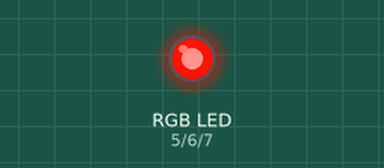
Bench run of a sketch on a simulated Arduino Uno, built with avr-gcc and run on an emulated ATmega328P. Shown: an RGB LED mixed from three pins (HIGH = lit).

Above: at 0.05 s.
At 0.6 s:
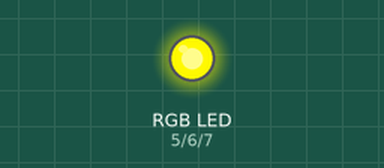
At 0.85 s:
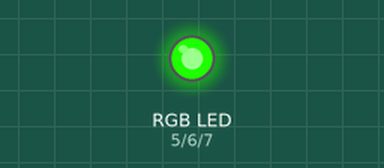
At 1.2 s:
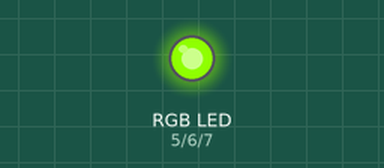
At 2.15 s:
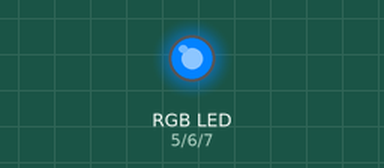
At 2.55 s:
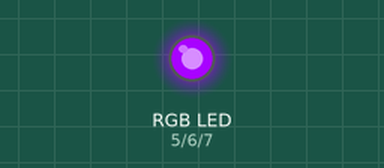
Timing chart, 0 to 6.0 s (numbered marks = the images above):
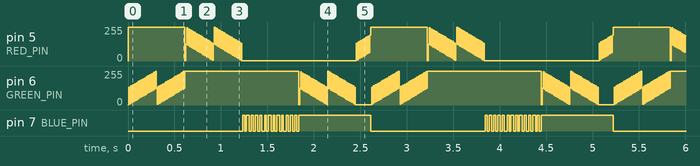

The sketch:

hue.ino
```cpp
const int RED_PIN = 5;
const int GREEN_PIN = 6;
const int BLUE_PIN = 7;

const int NUM_LEDS = 143;
const int DELAY_MS = 10; // Delay between color changes

void setup() {
  pinMode(RED_PIN, OUTPUT);
  pinMode(GREEN_PIN, OUTPUT);
  pinMode(BLUE_PIN, OUTPUT);
}

void setColor(int red, int green, int blue) {
  analogWrite(RED_PIN, red);
  analogWrite(GREEN_PIN, green);
  analogWrite(BLUE_PIN, blue);
}

void rainbowEffect() {
  int hue = 0; // Starting hue value

  while (true) {
    for (int i = 0; i < NUM_LEDS; i++) {
      // Convert hue to RGB color
      int rgbColor[3];
      hsvToRgb(hue, 255, 255, rgbColor);

      setColor(rgbColor[0], rgbColor[1], rgbColor[2]);
      delay(DELAY_MS);

      hue += 1; // Increment hue for the next LED
      hue %= 256; // Wrap around to keep it within valid range
    }
  }
}

void hsvToRgb(int h, int s, int v, int rgb[]) {
  float f = (h % 60) / 60.0;
  float p = (v * (1 - s)) * 255.0;
  float q = (v * (1 - f * s)) * 255.0;
  float t = (v * (1 - (1 - f) * s)) * 255.0;

  switch (h / 60) {
    case 0: rgb[0] = v; rgb[1] = t; rgb[2] = p; break;
    case 1: rgb[0] = q; rgb[1] = v; rgb[2] = p; break;
    case 2: rgb[0] = p; rgb[1] = v; rgb[2] = t; break;
    case 3: rgb[0] = p; rgb[1] = q; rgb[2] = v; break;
    case 4: rgb[0] = t; rgb[1] = p; rgb[2] = v; break;
    case 5: rgb[0] = v; rgb[1] = p; rgb[2] = q; break;
  }
}

void loop() {
  rainbowEffect();
}
```

Measured:
- by itself, pin 5 (RED_PIN), pin 6 (GREEN_PIN): moves between 1/255 and 255/255, repeating every 2.6 s
- by itself, pin 7 (BLUE_PIN): repeats every 2.5 s: HIGH 0.78 s, LOW 1.2 s, 13 × (HIGH 0.02 s, LOW 0.02 s)
